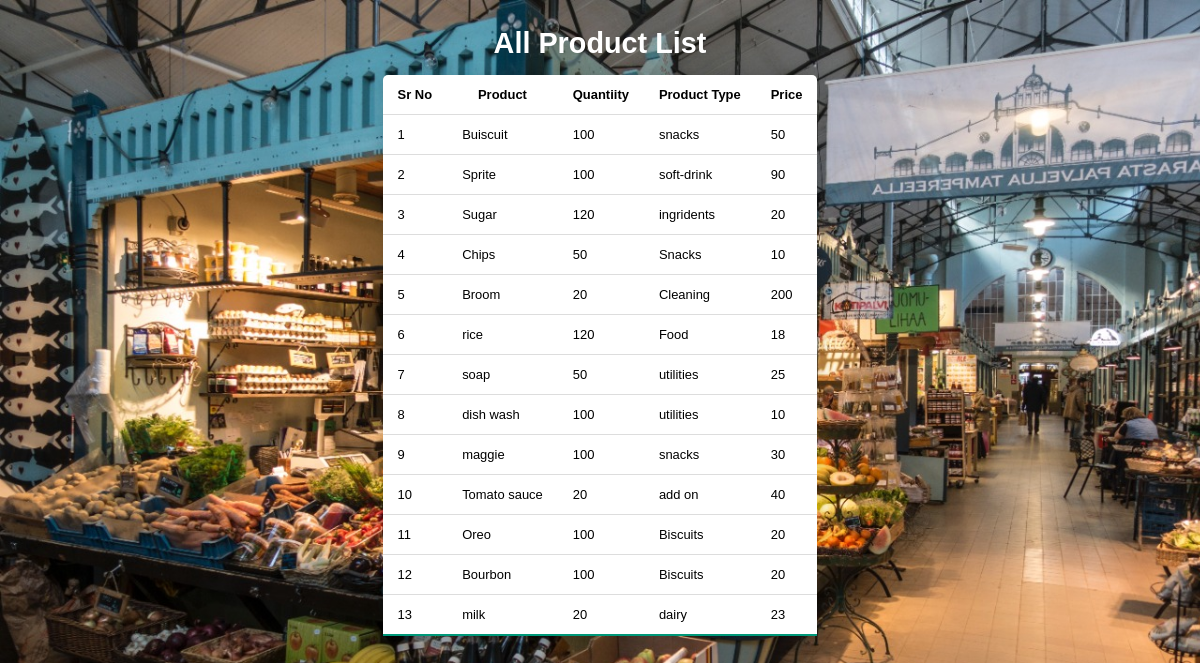
The page / on the database its author committed.
### tables this page shows
CREATE TABLE `product` (
  `product_id` int(11) NOT NULL,
  `Product_Name` varchar(30) DEFAULT NULL,
  `Product_description` varchar(100) DEFAULT NULL,
  `Quantity` int(11) DEFAULT NULL,
  `Product_Type` varchar(50) DEFAULT NULL,
  `Price` int(11) DEFAULT NULL
);

### index.php (the view, shortened to what this page needs)
<html>
    <head>
</head>
<body>
<h1>All Product List</h1>
<br></br>
<br></br>
<br></br>
<br></br>
<br></br>
<br></br>
<br></br>
    <table  class="content-table">
        <thread>
        <tr>
            <th>Sr No</th>
            <th>Product</th>
            <th>Quantiity</th>
            <th>Product Type</th>
            <th>Price</th>
       </tr>
</thread>
<?php
include("dbconn.php");
$query = "select * from product";
$data = mysqli_query($dbconn,$query);
$total = mysqli_num_rows($data);
if($total!=0)
{
    while($result=mysqli_fetch_assoc($data))
    {
        echo "
        <tr>
        <td>".$result['product_id']."</td>
        <td>".$result['Product_Name']."</td>
        <td>".$result['Quantity']."</td>
        <td>".$result['Product_Type']."</td>
        <td>".$result['Price']."</td>
        </tr>
        ";
    }
}
else{
   echo "No records found";
}
?>
</table>
</body>
</html>

### index.php (style rules this page uses)
h1 { text-align: center; color: #ffffff }
body { font-family: Mukta, sans-serif; height: 50vh; display: grid; justify-content: center; align-items: center; font-size: 0.9rem; background-image: url('store2.jpeg'); background-repeat: no-repeat; background-attachment: fixed; background-size: cover; }
* { font-family: sans-serif; }
.content-table { border-collapse: collapse; margin: 25px 0; font-size: 0.9em; min-width: 400px; border-radius: 5px 5px 0 0; overflow: hidden; box-shadow: 0 0 20px rgba(0, 0, 0, 0.15); }
.content-table th, .content-table td { padding: 12px 15px; }
.content-table tbody tr { border-bottom: 1px solid #dddddd; }
.content-table tbody tr { background-color: #ffffff; }
.content-table tbody tr:last-of-type { border-bottom: 2px solid #009879; }

### rows shown on the page
product: product_id "1", Product_Name "Buiscuit", Quantity "100", Product_Type "snacks", Price "50"
product: product_id "2", Product_Name "Sprite", Quantity "100", Product_Type "soft-drink", Price "90"
product: product_id "3", Product_Name "Sugar", Quantity "120", Product_Type "ingridents", Price "20"
product: product_id "4", Product_Name "Chips", Quantity "50", Product_Type "Snacks", Price "10"
product: product_id "5", Product_Name "Broom", Quantity "20", Product_Type "Cleaning", Price "200"
product: product_id "6", Product_Name "rice", Quantity "120", Product_Type "Food", Price "18"
product: product_id "7", Product_Name "soap", Quantity "50", Product_Type "utilities", Price "25"
product: product_id "8", Product_Name "dish wash", Quantity "100", Product_Type "utilities", Price "10"
product: product_id "9", Product_Name "maggie", Quantity "100", Product_Type "snacks", Price "30"
product: product_id "10", Product_Name "Tomato sauce", Quantity "20", Product_Type "add on", Price "40"
product: product_id "11", Product_Name "Oreo", Quantity "100", Product_Type "Biscuits", Price "20"
product: product_id "12", Product_Name "Bourbon", Quantity "100", Product_Type "Biscuits", Price "20"
product: product_id "13", Product_Name "milk", Quantity "20", Product_Type "dairy", Price "23"
